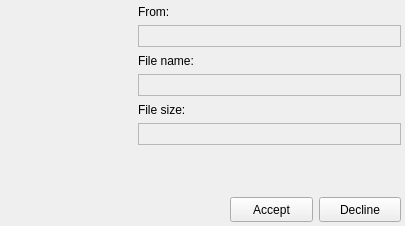
<?xml version="1.0" encoding="UTF-8"?>
<ui version="4.0">
 <class>jFileTransferRequest</class>
 <widget class="QWidget" name="jFileTransferRequest">
  <property name="geometry">
   <rect>
    <x>0</x>
    <y>0</y>
    <width>405</width>
    <height>226</height>
   </rect>
  </property>
  <property name="windowTitle">
   <string>Form</string>
  </property>
  <layout class="QGridLayout" name="gridLayout">
   <property name="margin">
    <number>4</number>
   </property>
   <item row="0" column="0">
    <spacer name="verticalSpacer_2">
     <property name="orientation">
      <enum>Qt::Vertical</enum>
     </property>
     <property name="sizeHint" stdset="0">
      <size>
       <width>20</width>
       <height>97</height>
      </size>
     </property>
    </spacer>
   </item>
   <item row="0" column="1" rowspan="3" colspan="3">
    <layout class="QVBoxLayout">
     <item>
      <widget class="QLabel" name="label">
       <property name="minimumSize">
        <size>
         <width>0</width>
         <height>15</height>
        </size>
       </property>
       <property name="maximumSize">
        <size>
         <width>16777215</width>
         <height>15</height>
        </size>
       </property>
       <property name="text">
        <string>From:</string>
       </property>
      </widget>
     </item>
     <item>
      <widget class="QLabel" name="fromLabel">
       <property name="minimumSize">
        <size>
         <width>0</width>
         <height>22</height>
        </size>
       </property>
       <property name="maximumSize">
        <size>
         <width>16777215</width>
         <height>22</height>
        </size>
       </property>
       <property name="frameShape">
        <enum>QFrame::StyledPanel</enum>
       </property>
       <property name="text">
        <string/>
       </property>
      </widget>
     </item>
     <item>
      <widget class="QLabel" name="label_2">
       <property name="minimumSize">
        <size>
         <width>0</width>
         <height>15</height>
        </size>
       </property>
       <property name="maximumSize">
        <size>
         <width>16777215</width>
         <height>15</height>
        </size>
       </property>
       <property name="text">
        <string>File name:</string>
       </property>
      </widget>
     </item>
     <item>
      <widget class="QLabel" name="fileNameLabel">
       <property name="minimumSize">
        <size>
         <width>0</width>
         <height>22</height>
        </size>
       </property>
       <property name="maximumSize">
        <size>
         <width>16777215</width>
         <height>22</height>
        </size>
       </property>
       <property name="frameShape">
        <enum>QFrame::StyledPanel</enum>
       </property>
       <property name="text">
        <string/>
       </property>
       <property name="textInteractionFlags">
        <set>Qt::LinksAccessibleByMouse|Qt::TextSelectableByMouse</set>
       </property>
      </widget>
     </item>
     <item>
      <widget class="QLabel" name="label_4">
       <property name="minimumSize">
        <size>
         <width>0</width>
         <height>15</height>
        </size>
       </property>
       <property name="maximumSize">
        <size>
         <width>16777215</width>
         <height>15</height>
        </size>
       </property>
       <property name="text">
        <string>File size:</string>
       </property>
      </widget>
     </item>
     <item>
      <widget class="QLabel" name="fileSizeLabel">
       <property name="minimumSize">
        <size>
         <width>0</width>
         <height>22</height>
        </size>
       </property>
       <property name="maximumSize">
        <size>
         <width>16777215</width>
         <height>22</height>
        </size>
       </property>
       <property name="frameShape">
        <enum>QFrame::StyledPanel</enum>
       </property>
       <property name="text">
        <string/>
       </property>
      </widget>
     </item>
     <item>
      <spacer name="verticalSpacer_3">
       <property name="orientation">
        <enum>Qt::Vertical</enum>
       </property>
       <property name="sizeHint" stdset="0">
        <size>
         <width>20</width>
         <height>40</height>
        </size>
       </property>
      </spacer>
     </item>
    </layout>
   </item>
   <item row="1" column="0">
    <widget class="QLabel" name="fileLabel">
     <property name="minimumSize">
      <size>
       <width>128</width>
       <height>128</height>
      </size>
     </property>
     <property name="maximumSize">
      <size>
       <width>128</width>
       <height>128</height>
      </size>
     </property>
     <property name="frameShape">
      <enum>QFrame::NoFrame</enum>
     </property>
     <property name="text">
      <string/>
     </property>
     <property name="pixmap">
      <pixmap>:/icons/crystal_project/filerequest.png</pixmap>
     </property>
     <property name="alignment">
      <set>Qt::AlignCenter</set>
     </property>
    </widget>
   </item>
   <item row="2" column="0">
    <spacer name="verticalSpacer">
     <property name="orientation">
      <enum>Qt::Vertical</enum>
     </property>
     <property name="sizeHint" stdset="0">
      <size>
       <width>125</width>
       <height>11</height>
      </size>
     </property>
    </spacer>
   </item>
   <item row="3" column="0" colspan="2">
    <spacer name="spacer">
     <property name="orientation">
      <enum>Qt::Horizontal</enum>
     </property>
     <property name="sizeHint" stdset="0">
      <size>
       <width>220</width>
       <height>22</height>
      </size>
     </property>
    </spacer>
   </item>
   <item row="3" column="2">
    <widget class="QPushButton" name="acceptButton">
     <property name="minimumSize">
      <size>
       <width>0</width>
       <height>25</height>
      </size>
     </property>
     <property name="maximumSize">
      <size>
       <width>16777215</width>
       <height>16777215</height>
      </size>
     </property>
     <property name="text">
      <string>Accept</string>
     </property>
     <property name="icon">
      <iconset>
       <normaloff>:/icons/crystal_project/apply.png</normaloff>:/icons/crystal_project/apply.png</iconset>
     </property>
    </widget>
   </item>
   <item row="3" column="3">
    <widget class="QPushButton" name="declineButton">
     <property name="minimumSize">
      <size>
       <width>0</width>
       <height>25</height>
      </size>
     </property>
     <property name="maximumSize">
      <size>
       <width>16777215</width>
       <height>16777215</height>
      </size>
     </property>
     <property name="text">
      <string>Decline</string>
     </property>
     <property name="icon">
      <iconset>
       <normaloff>:/icons/crystal_project/cancel.png</normaloff>:/icons/crystal_project/cancel.png</iconset>
     </property>
    </widget>
   </item>
  </layout>
 </widget>
 <resources/>
 <connections/>
</ui>
